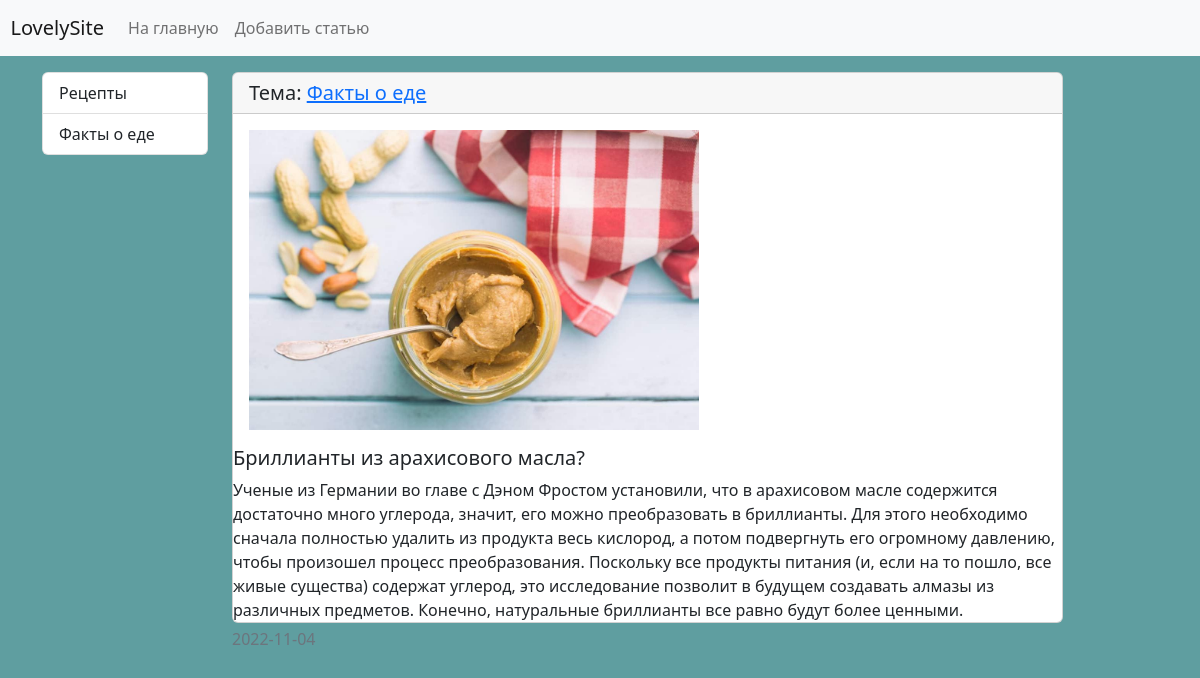
/news/6/, run on the app's committed database.
### news/models.py (models this page shows, shortened)
class Category(models.Model):
    title = models.CharField(max_length=150, db_index=True, verbose_name='Название категории')
    def get_absolute_url(self):
        return reverse('category', kwargs={"category_id": self.pk})
    class Meta:
        verbose_name = 'Категория'
        verbose_name_plural = 'Категории'
        ordering = ['title']

class News(models.Model):
    title = models.CharField(max_length=150, verbose_name='Название')
    content = models.TextField(blank=True, verbose_name='Контент')
    created_at = models.DateTimeField(auto_now_add=True, verbose_name='Создание')
    updated_at = models.DateTimeField(auto_now=True, verbose_name='Обновление')
    photo = models.ImageField(upload_to='photos/%Y/%m/%d/', verbose_name='Фото', blank=True)
    is_published = models.BooleanField(default=True, verbose_name='Статус')
    category = models.ForeignKey(Category, on_delete=models.PROTECT, verbose_name='Категория')
    views = models.IntegerField(default=0)
    class Meta:
        verbose_name = 'Новость'
        verbose_name_plural = 'Новости'
        ordering = ['-created_at']

### news/views.py (the view)
# urls.py: path('news/<int:pk>/', ViewNews.as_view(), name='view_news'),
class ViewNews(DetailView):
    model = News
    context_object_name = 'news_item'

### news/templatetags/news_tags.py (called while the page is built)
@register.inclusion_tag('news/list_categories.html')
def show_categories():
    categories = Category.objects.all()
    return {"categories": categories}

### news/templates/news/news_detail.html (shortened to what this page needs)
{% extends 'base.html' %}
{% block sidebar %}
{% include 'inc/_sidebar.html' %}
{% endblock %}
{% block content %}
<div class="col-md-9">
            <div class="card mb-1">
                <h5 class="card-header">Тема: <a href="{{ news_item.category.get_absolute_url }}">{{ news_item.category.title }}</a></h5>
                <div class="card-body">
                        {% if news_item.photo %}
                            <img src="{{ news_item.photo.url }}" alt="" width="450" class="float-start mr-3">
                        {% else %}
                            <img src="https://picsum.photos/seed/picsum/200/300" alt="" class="float-start mr-3">
                        {% endif %}
                    </div>
                    <h5 class="card-title">{{ news_item.title }}</h5>
                    <p class="card-text">{{ news_item.content }}</p>
                    </div>
                <div class="card-footer text-muted">
                    {{ news_item.created_at|date:"Y-m-d" }}
                </div>
            </div>
{% endblock %}

### news/templates/news/list_categories.html
<div class="col-md-2">
            <div class="list-group">
                {% for item in categories %}
                <a href="{{ item.get_absolute_url }}" class="list-group-item list-group-item-action">{{ item.title }}</a>
                {% endfor %}
            </div>
</div>

### lovelysite/static/css/style.css (style rules this page uses)
body { background-color: #5F9EA0; }

### data on the page
Category: title "Рецепты"
Category: title "Факты о еде"
News: category "Факты о еде", photo (picture), title "Бриллианты из арахисового масла?", content "Ученые из Германии во главе с Дэном Фростом установили, что в арахисовом масле содержится достаточно много углерода, значит, его можно преобразовать в бриллианты. Для этого необходимо сначала полностью удалить из продукта весь кислород, а потом подвергнуть его огромному давлению, чтобы произошел процесс преобразования. Поскольку все продукты питания (и, если на то пошло, все живые существа) содержат углерод, это исследование позволит в будущем создавать алмазы из различных предметов. Конечно, натуральные бриллианты все равно будут более ценными.", created_at "2022-11-04"
